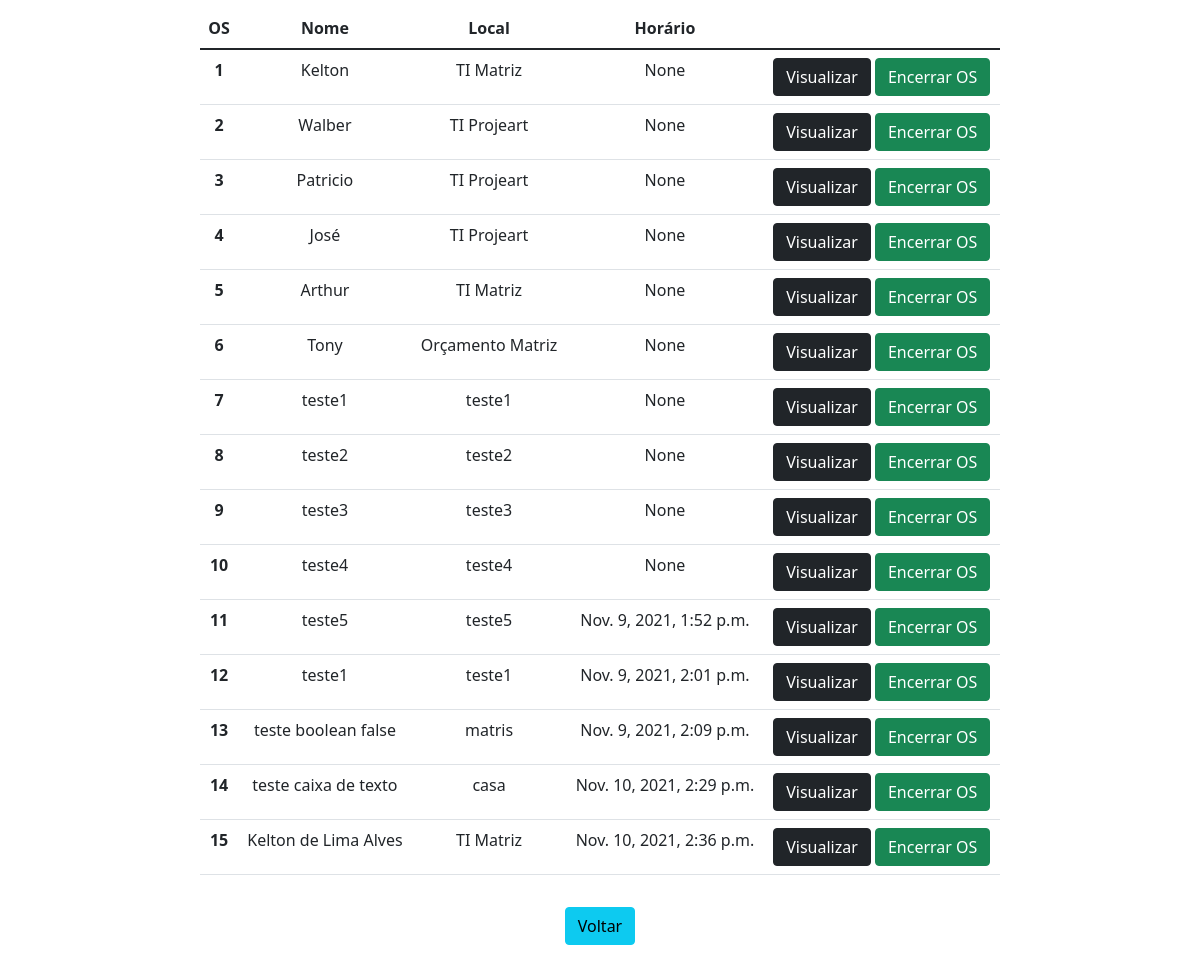
The app's page /lista/ with its own data.
### app_osrm/models.py (models this page shows)
class InserirDados(models.Model):
    nome = models.CharField(max_length=100)
    placa_patrimonio = models.IntegerField()
    local = models.CharField(max_length=100)
    problema = models.TextField(max_length=300)
    horarioInsercao = models.DateTimeField(default=datetime.datetime.now, blank=True)

### app_osrm/views.py (the view)
# urls.py: path('lista/', lista, name="lista"),
def lista(request):
    data = {}
    data['db'] = InserirDados.objects.all()
    return render(request, 'lista.html', data)

### templates/lista.html (shortened to what this page needs)
<!DOCTYPE html>
<html lang="pt-br">
<head>
    <link href="https://cdn.jsdelivr.net/npm/bootstrap@5.1.3/dist/css/bootstrap.min.css" rel="stylesheet">
</head>
<body>
    <div class="col-8 m-auto pt-2 pb-2 text-center">
        <table class="table">
            <thead class="thead-dark">
                <tr>
                    <th scope="col">OS</th>
                    <th scope="col">Nome</th>
                    <th scope="col">Local</th>
                    <th scope="col">Horário</th>
                </tr>
            </thead>
            <tbody>
                {% for dbs in db %}
                    <tr>
                        <th scope="row">{{dbs.id}}</th>
                        <td>{{dbs.nome}}</td>
                        <td>{{dbs.local}}</td>
                        <td>{{dbs.horarioInsercao}}</td>
                        <td>
                            <a href="/view/{{dbs.id}}" class="btn btn-dark">Visualizar</a>
                            <a href="/view/{{dbs.id}}" class="btn btn-success">Encerrar OS</a>
                        </td>
                    </tr>
                {% endfor %}
            </tbody>
        </table>
</div>
<div class="col-8 m-auto pt-2 pb-2 text-center">
    <a href="/" class="btn btn-info">Voltar</a>
</div>
</body>
</html>

### records on screen
InserirDados: id "1", nome "Kelton", local "TI Matriz", horarioInsercao "None"
InserirDados: id "2", nome "Walber", local "TI Projeart", horarioInsercao "None"
InserirDados: id "3", nome "Patricio", local "TI Projeart", horarioInsercao "None"
InserirDados: id "4", nome "José", local "TI Projeart", horarioInsercao "None"
InserirDados: id "5", nome "Arthur", local "TI Matriz", horarioInsercao "None"
InserirDados: id "6", nome "Tony", local "Orçamento Matriz", horarioInsercao "None"
InserirDados: id "7", nome "teste1", local "teste1", horarioInsercao "None"
InserirDados: id "8", nome "teste2", local "teste2", horarioInsercao "None"
InserirDados: id "9", nome "teste3", local "teste3", horarioInsercao "None"
InserirDados: id "10", nome "teste4", local "teste4", horarioInsercao "None"
InserirDados: id "11", nome "teste5", local "teste5", horarioInsercao "Nov. 9, 2021, 1:52 p.m."
InserirDados: id "12", nome "teste1", local "teste1", horarioInsercao "Nov. 9, 2021, 2:01 p.m."
InserirDados: id "13", nome "teste boolean false", local "matris", horarioInsercao "Nov. 9, 2021, 2:09 p.m."
InserirDados: id "14", nome "teste caixa de texto", local "casa", horarioInsercao "Nov. 10, 2021, 2:29 p.m."
InserirDados: id "15", nome "Kelton de Lima Alves", local "TI Matriz", horarioInsercao "Nov. 10, 2021, 2:36 p.m."
